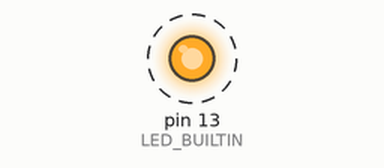
Simulated run of this sketch. Board: Arduino Uno, built with avr-gcc and run on an emulated ATmega328P. Parts: output pins drawn as LEDs (lit = HIGH). Dashed ring = blinking.

Above: at 0.5 s.
Timing chart, 0 to 4.6 s (numbered marks = the images above):
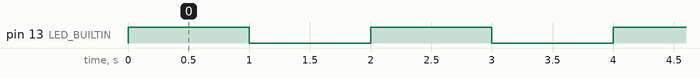

Measured:
- by itself, pin 13 (LED_BUILTIN): alternates HIGH for 1.0 s and LOW for 1.0 s

The sketch:

LAB4_Functions.ino
```cpp
// Function declarations
void setup();
void loop();
void blinkLed(int pin, int delayTime);

void setup() {
    // Initialize digital pin LED_BUILTIN as an output.
    pinMode(LED_BUILTIN, OUTPUT);
}

void loop() {
    blinkLed(LED_BUILTIN, 1000); // Blink LED with 1 second delay
}

// Function definition
void blinkLed(int pin, int delayTime) {
    digitalWrite(pin, HIGH); // Turn the LED on (HIGH is the voltage level)
    delay(delayTime);        // Wait for a second
    digitalWrite(pin, LOW);  // Turn the LED off by making the voltage LOW
    delay(delayTime);        // Wait for a second
}
```
